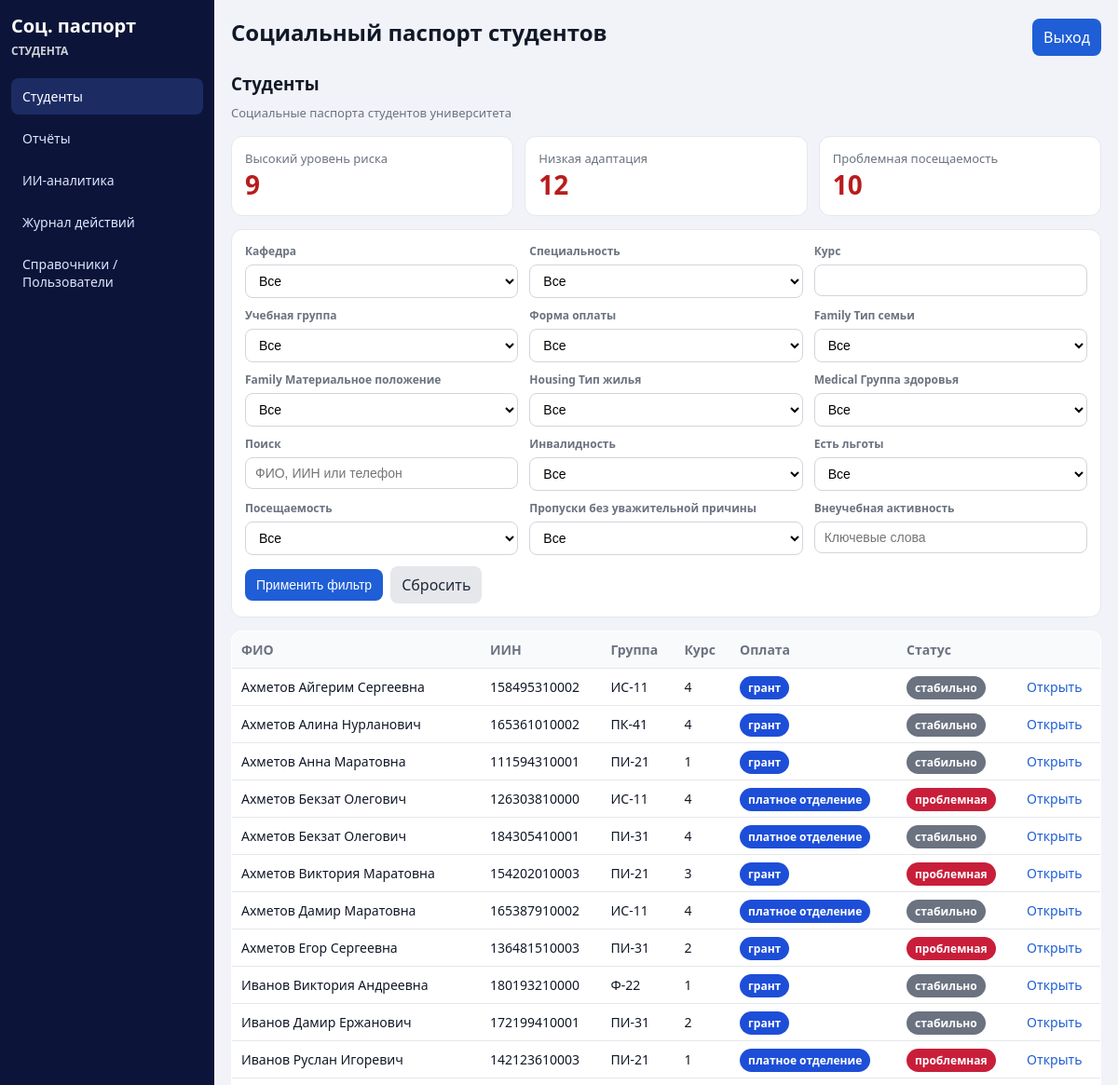
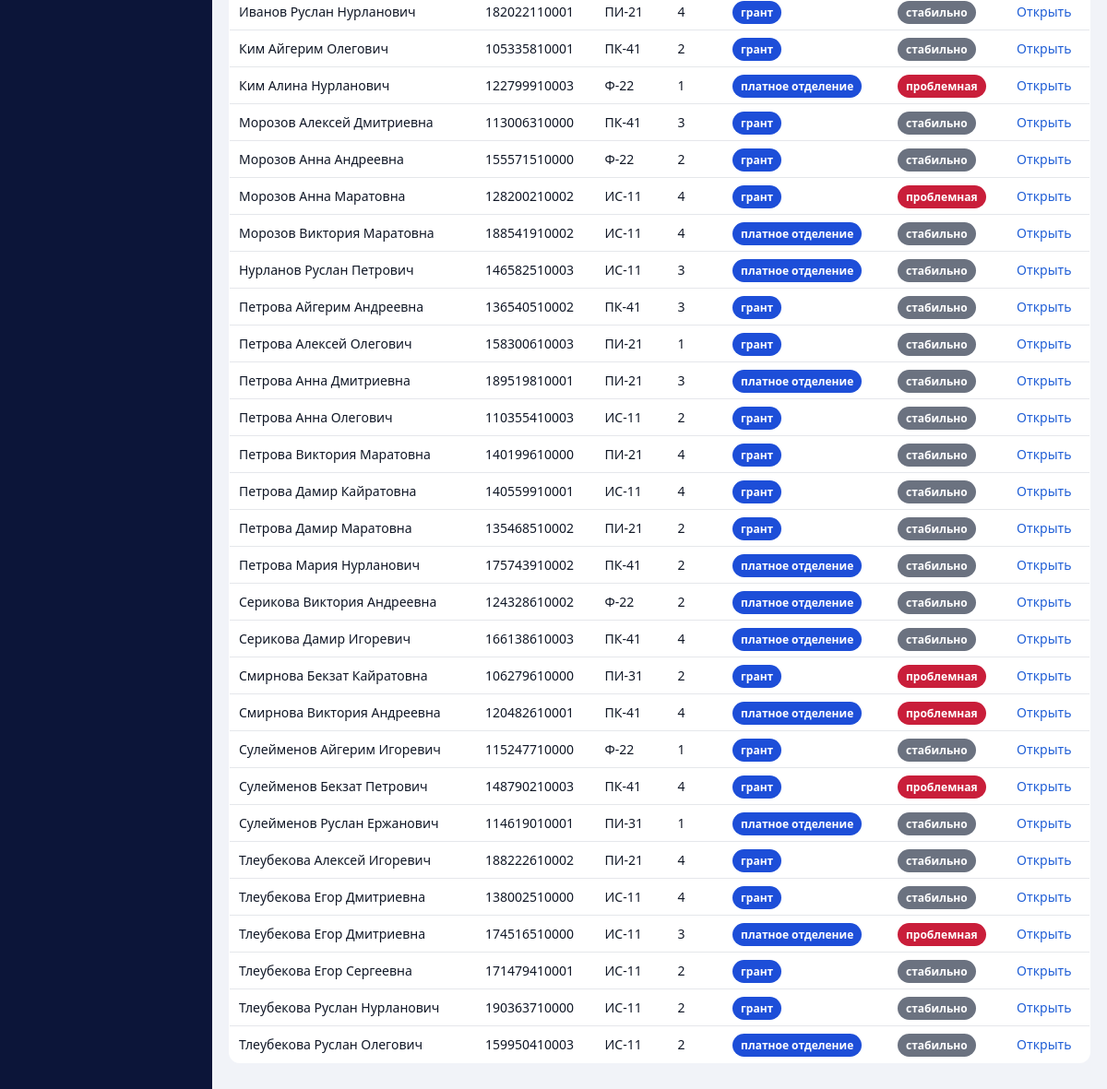
The app's page / (signed in) with its own data (2 pictures, top to bottom).
### core/models.py (models this page shows, shortened)
class Student(models.Model):
    iin_validator = RegexValidator(r"^\d{12}$", "ИИН должен содержать ровно 12 цифр.")
    last_name = models.CharField("Фамилия", max_length=150)
    first_name = models.CharField("Имя", max_length=150)
    middle_name = models.CharField("Отчество", max_length=150, blank=True)
    birth_date = models.DateField("Дата рождения")
    citizenship = models.CharField("Гражданство", max_length=120)
    nationality = models.CharField("Национальность", max_length=120)
    iin = models.CharField(
        "ИИН", max_length=12, unique=True, validators=[iin_validator], db_index=True
    )
    phone = models.CharField("Телефон", max_length=20, db_index=True)
    department = models.ForeignKey(Department, on_delete=models.PROTECT, verbose_name="Кафедра")
    specialty = models.ForeignKey(Specialty, on_delete=models.PROTECT, verbose_name="Специальность")
    course = models.PositiveSmallIntegerField(
        "Курс", validators=[MinValueValidator(1), MaxValueValidator(6)]
    )
    group = models.ForeignKey(StudyGroup, on_delete=models.PROTECT, verbose_name="Учебная группа")
    payment_form = models.ForeignKey(
        PaymentForm, on_delete=models.PROTECT, verbose_name="Форма оплаты"
    )
    created_at = models.DateTimeField("Создано", auto_now_add=True)
    updated_at = models.DateTimeField("Обновлено", auto_now=True)
    class Meta:
        verbose_name = "Студент"
        verbose_name_plural = "Студенты"
        ordering = ["last_name", "first_name"]
        indexes = [
            models.Index(fields=["last_name", "first_name", "middle_name"]),
            models.Index(fields=["iin"]),
            models.Index(fields=["phone"]),
        ]
    @property
    def full_name(self):
        return f"{self.last_name} {self.first_name} {self.middle_name}".strip()

class ReferenceModel(models.Model):
    name = models.CharField("Название", max_length=255, unique=True)
    is_active = models.BooleanField("Активен", default=True)
    created_at = models.DateTimeField("Создано", auto_now_add=True)
    updated_at = models.DateTimeField("Обновлено", auto_now=True)
    objects = ActiveQuerySet.as_manager()
    class Meta:
        abstract = True
        ordering = ["name"]
    def __str__(self):
        return self.name

class StudyGroup(ReferenceModel):
    class Meta:
        verbose_name = "Учебная группа"
        verbose_name_plural = "Учебные группы"
        ordering = ["name"]

class PaymentForm(ReferenceModel):
    class Meta:
        verbose_name = "Форма оплаты"
        verbose_name_plural = "Формы оплаты"
        ordering = ["name"]

### core/views.py (the view)
# urls.py: path("", views.student_list, name="student-list"),
@login_required
def student_list(request):
    qs = Student.objects.select_related(
        "department", "group", "specialty", "payment_form"
    ).prefetch_related("ai_analyses")
    student_filter = StudentFilter(request.GET, queryset=qs)
    high_risk = Student.objects.filter(ai_analyses__risk_level="high").distinct().count()
    low_adaptation = Student.objects.filter(psycho__adaptation_level__name__icontains="низ").distinct().count()
    problem_attendance = Student.objects.filter(academic__attendance="problematic").distinct().count()
    return render(
        request,
        "core/student_list.html",
        {
            "filter": student_filter,
            "students": student_filter.qs.distinct(),
            "high_risk_count": high_risk,
            "low_adaptation_count": low_adaptation,
            "problem_attendance_count": problem_attendance,
        },
    )

### templates/core/student_list.html
{% extends "base.html" %}
{% block content %}
<div class="topbar">
    <div>
        <h3>Студенты</h3>
        <div class="muted">Социальные паспорта студентов университета</div>
    </div>
</div>
<div class="stats-grid">
    <div class="stat-card"><div class="muted">Высокий уровень риска</div><div class="stat-value">{{ high_risk_count }}</div></div>
    <div class="stat-card"><div class="muted">Низкая адаптация</div><div class="stat-value">{{ low_adaptation_count }}</div></div>
    <div class="stat-card"><div class="muted">Проблемная посещаемость</div><div class="stat-value">{{ problem_attendance_count }}</div></div>
</div>
<div class="card">
<form method="get" class="filter-form">
    <div class="filter-grid">
        {% for field in filter.form %}
            <div class="filter-item">
                <label for="{{ field.id_for_label }}">{{ field.label }}</label>
                {{ field }}
            </div>
        {% endfor %}
    </div>
    <div class="filter-actions">
        <button type="submit">Применить фильтр</button>
        <a class="button button-secondary" href="{% url 'student-list' %}">Сбросить</a>
    </div>
</form>
</div>
<table class="card">
    <thead>
    <tr>
        <th>ФИО</th><th>ИИН</th><th>Группа</th><th>Курс</th><th>Оплата</th><th>Статус</th><th></th>
    </tr>
    </thead>
    <tbody>
    {% for student in students %}
    <tr>
        <td>{{ student.full_name }}</td>
        <td>{{ student.iin }}</td>
        <td>{{ student.group }}</td>
        <td>{{ student.course }}</td>
        <td><span class="badge badge-blue">{{ student.payment_form }}</span></td>
        <td>
            {% if student.academic and student.academic.attendance == "problematic" %}
                <span class="badge badge-red">проблемная</span>
            {% else %}
                <span class="badge badge-gray">стабильно</span>
            {% endif %}
        </td>
        <td><a href="{% url 'student-detail' student.pk %}">Открыть</a></td>
    </tr>
    {% empty %}
    <tr><td colspan="7">Нет данных</td></tr>
    {% endfor %}
    </tbody>
</table>
{% endblock %}

### static/styles.css (style rules this page uses)
:root { --bg: #f1f3f8; --card: #ffffff; --line: #e5e7eb; --text: #111827; --muted: #6b7280; --nav: #0c1539; --nav-active: #1c2c63; --accent: #1f5ed6; --danger: #c91e3a; --warn: #d97706; --ok: #1d4ed8; }
* { box-sizing: border-box; }
body { margin: 0; font-family: "Segoe UI", Arial, sans-serif; color: var(--text); background: var(--bg); }
a { color: var(--accent); text-decoration: none; }
.topbar { display: flex; justify-content: space-between; align-items: center; margin-bottom: 16px; }
h2, h3, h4 { margin: 0 0 10px; }
.muted { color: var(--muted); font-size: 13px; }
.card { background: var(--card); border: 1px solid var(--line); border-radius: 12px; padding: 14px; margin-bottom: 14px; }
.stats-grid { display: grid; grid-template-columns: repeat(3, 1fr); gap: 12px; margin-bottom: 14px; }
.stat-card { background: var(--card); border: 1px solid var(--line); border-radius: 12px; padding: 14px; }
.stat-value { font-size: 28px; font-weight: 700; color: #b91c1c; }
table { width: 100%; border-collapse: collapse; background: #fff; border-radius: 10px; overflow: hidden; }
th, td { border-bottom: 1px solid var(--line); text-align: left; padding: 10px; font-size: 14px; }
th { color: var(--muted); font-weight: 600; background: #f8fafc; }
input, select, textarea, button { border: 1px solid #d1d5db; border-radius: 8px; padding: 8px 10px; font-size: 14px; }
button, .button { background: var(--accent); color: #fff; border: none; padding: 9px 12px; border-radius: 8px; display: inline-block; }
.button-secondary { background: #e5e7eb; color: #1f2937; }
.filter-form { display: flex; flex-direction: column; gap: 12px; }
.filter-grid { display: grid; grid-template-columns: repeat(4, minmax(180px, 1fr)); gap: 10px 12px; }
.filter-item { display: flex; flex-direction: column; gap: 6px; }
.filter-item label { font-size: 12px; color: var(--muted); font-weight: 600; }
.filter-item input, .filter-item select { width: 100%; background: #fff; }
.filter-actions { display: flex; gap: 8px; align-items: center; }
.badge { font-size: 12px; border-radius: 999px; padding: 4px 9px; color: #fff; font-weight: 600; }
.badge-blue { background: var(--ok); }
.badge-red { background: var(--danger); }
.badge-gray { background: #6b7280; }
@media (max-width: 1280px) { .filter-grid { grid-template-columns: repeat(3, minmax(180px, 1fr)); } }

### records on screen
Student: full_name "Ахметов Айгерим Сергеевна", iin "158495310002", group "ИС-11", course "4", payment_form "грант", shows "стабильно"
Student: full_name "Ахметов Алина Нурланович", iin "165361010002", group "ПК-41", course "4", payment_form "грант", shows "стабильно"
Student: full_name "Ахметов Анна Маратовна", iin "111594310001", group "ПИ-21", course "1", payment_form "грант", shows "стабильно"
Student: full_name "Ахметов Бекзат Олегович", iin "126303810000", group "ИС-11", course "4", payment_form "платное отделение", shows "проблемная"
Student: full_name "Ахметов Бекзат Олегович", iin "184305410001", group "ПИ-31", course "4", payment_form "платное отделение", shows "стабильно"
Student: full_name "Ахметов Виктория Маратовна", iin "154202010003", group "ПИ-21", course "3", payment_form "грант", shows "проблемная"
Student: full_name "Ахметов Дамир Маратовна", iin "165387910002", group "ИС-11", course "4", payment_form "платное отделение", shows "стабильно"
Student: full_name "Ахметов Егор Сергеевна", iin "136481510003", group "ПИ-31", course "2", payment_form "грант", shows "проблемная"
Student: full_name "Иванов Виктория Андреевна", iin "180193210000", group "Ф-22", course "1", payment_form "грант", shows "стабильно"
Student: full_name "Иванов Дамир Ержанович", iin "172199410001", group "ПИ-31", course "2", payment_form "грант", shows "стабильно"
Student: full_name "Иванов Руслан Игоревич", iin "142123610003", group "ПИ-21", course "1", payment_form "платное отделение", shows "проблемная"
Student: full_name "Иванов Руслан Нурланович", iin "182022110001", group "ПИ-21", course "4", payment_form "грант", shows "стабильно"
Student: full_name "Ким Айгерим Олегович", iin "105335810001", group "ПК-41", course "2", payment_form "грант", shows "стабильно"
Student: full_name "Ким Алина Нурланович", iin "122799910003", group "Ф-22", course "1", payment_form "платное отделение", shows "проблемная"
Student: full_name "Морозов Алексей Дмитриевна", iin "113006310000", group "ПК-41", course "3", payment_form "грант", shows "стабильно"
Student: full_name "Морозов Анна Андреевна", iin "155571510000", group "Ф-22", course "2", payment_form "грант", shows "стабильно"
Student: full_name "Морозов Анна Маратовна", iin "128200210002", group "ИС-11", course "4", payment_form "грант", shows "проблемная"
Student: full_name "Морозов Виктория Маратовна", iin "188541910002", group "ИС-11", course "4", payment_form "платное отделение", shows "стабильно"
Student: full_name "Нурланов Руслан Петрович", iin "146582510003", group "ИС-11", course "3", payment_form "платное отделение", shows "стабильно"
Student: full_name "Петрова Айгерим Андреевна", iin "136540510002", group "ПК-41", course "3", payment_form "грант", shows "стабильно"
Student: full_name "Петрова Алексей Олегович", iin "158300610003", group "ПИ-21", course "1", payment_form "грант", shows "стабильно"
Student: full_name "Петрова Анна Дмитриевна", iin "189519810001", group "ПИ-21", course "3", payment_form "платное отделение", shows "стабильно"
Student: full_name "Петрова Анна Олегович", iin "110355410003", group "ИС-11", course "2", payment_form "грант", shows "стабильно"
Student: full_name "Петрова Виктория Маратовна", iin "140199610000", group "ПИ-21", course "4", payment_form "грант", shows "стабильно"
Student: full_name "Петрова Дамир Кайратовна", iin "140559910001", group "ИС-11", course "4", payment_form "грант", shows "стабильно"
Student: full_name "Петрова Дамир Маратовна", iin "135468510002", group "ПИ-21", course "2", payment_form "грант", shows "стабильно"
Student: full_name "Петрова Мария Нурланович", iin "175743910002", group "ПК-41", course "2", payment_form "платное отделение", shows "стабильно"
Student: full_name "Серикова Виктория Андреевна", iin "124328610002", group "Ф-22", course "2", payment_form "платное отделение", shows "стабильно"
Student: full_name "Серикова Дамир Игоревич", iin "166138610003", group "ПК-41", course "4", payment_form "платное отделение", shows "стабильно"
Student: full_name "Смирнова Бекзат Кайратовна", iin "106279610000", group "ПИ-31", course "2", payment_form "грант", shows "проблемная"
Student: full_name "Смирнова Виктория Андреевна", iin "120482610001", group "ПК-41", course "4", payment_form "платное отделение", shows "проблемная"
Student: full_name "Сулейменов Айгерим Игоревич", iin "115247710000", group "Ф-22", course "1", payment_form "грант", shows "стабильно"
Student: full_name "Сулейменов Бекзат Петрович", iin "148790210003", group "ПК-41", course "4", payment_form "грант", shows "проблемная"
Student: full_name "Сулейменов Руслан Ержанович", iin "114619010001", group "ПИ-31", course "1", payment_form "платное отделение", shows "стабильно"
Student: full_name "Тлеубекова Алексей Игоревич", iin "188222610002", group "ПИ-21", course "4", payment_form "грант", shows "стабильно"
Student: full_name "Тлеубекова Егор Дмитриевна", iin "138002510000", group "ИС-11", course "4", payment_form "грант", shows "стабильно"
Student: full_name "Тлеубекова Егор Дмитриевна", iin "174516510000", group "ИС-11", course "3", payment_form "платное отделение", shows "проблемная"
Student: full_name "Тлеубекова Егор Сергеевна", iin "171479410001", group "ИС-11", course "2", payment_form "грант", shows "стабильно"
Student: full_name "Тлеубекова Руслан Нурланович", iin "190363710000", group "ИС-11", course "2", payment_form "грант", shows "стабильно"
Student: full_name "Тлеубекова Руслан Олегович", iin "159950410003", group "ИС-11", course "2", payment_form "платное отделение", shows "стабильно"

### other values on screen
{{ high_risk_count }} "9"
{{ low_adaptation_count }} "12"
{{ problem_attendance_count }} "10"
{{ field.label }} "Кафедра" "Специальность" "Курс" "Учебная группа" "Форма оплаты" "Family Тип семьи" "Family Материальное положение" "Housing Тип жилья" "Medical Группа здоровья" "Поиск" "Инвалидность" "Есть льготы" "Посещаемость" "Пропуски без уважительной причины" "Внеучебная активность"
